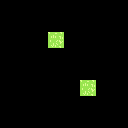

The image is a tile-based game level rendered from a .tmx file. Its description and complete source (layers, tilesets, objects, tile grids) follow:
An orthogonal 8x8 tile map with 16x16 px tiles, 3 tile layers (regions, input_ground, output_ground).

<map version="1.9" tiledversion="1.9.0" orientation="orthogonal" renderorder="right-down" width="8" height="8" tilewidth="16" tileheight="16" infinite="0" nextlayerid="4" nextobjectid="1">
 <tileset firstgid="1" source="TilesetPacks/Forest.tsx" />
 <layer id="3" name="regions" width="8" height="8">
  <data encoding="csv">
0,0,0,0,0,0,0,0,
0,0,0,0,0,0,0,0,
0,0,0,17,0,0,0,0,
0,0,0,0,0,0,0,0,
0,0,0,0,0,0,0,0,
0,0,0,0,0,0,0,0,
0,0,0,0,0,0,0,0,
0,0,0,0,0,0,0,0
</data>
 </layer>
 <layer id="1" name="input_ground" width="8" height="8">
  <data encoding="csv">
0,0,0,0,0,0,0,0,
0,0,0,0,0,0,0,0,
0,0,0,0,0,0,0,0,
0,0,0,0,0,0,0,0,
0,0,0,0,0,0,0,0,
0,0,0,0,0,19,0,0,
0,0,0,0,0,0,0,0,
0,0,0,0,0,0,0,0
</data>
 </layer>
 <layer id="2" name="output_ground" width="8" height="8">
  <data encoding="csv">
0,0,0,0,0,0,0,0,
0,0,0,0,0,0,0,0,
0,0,0,0,0,0,0,0,
0,0,0,0,0,0,0,0,
0,0,0,0,0,0,0,0,
0,0,0,0,0,17,0,0,
0,0,0,0,0,0,0,0,
0,0,0,0,0,0,0,0
</data>
 </layer>
</map>
